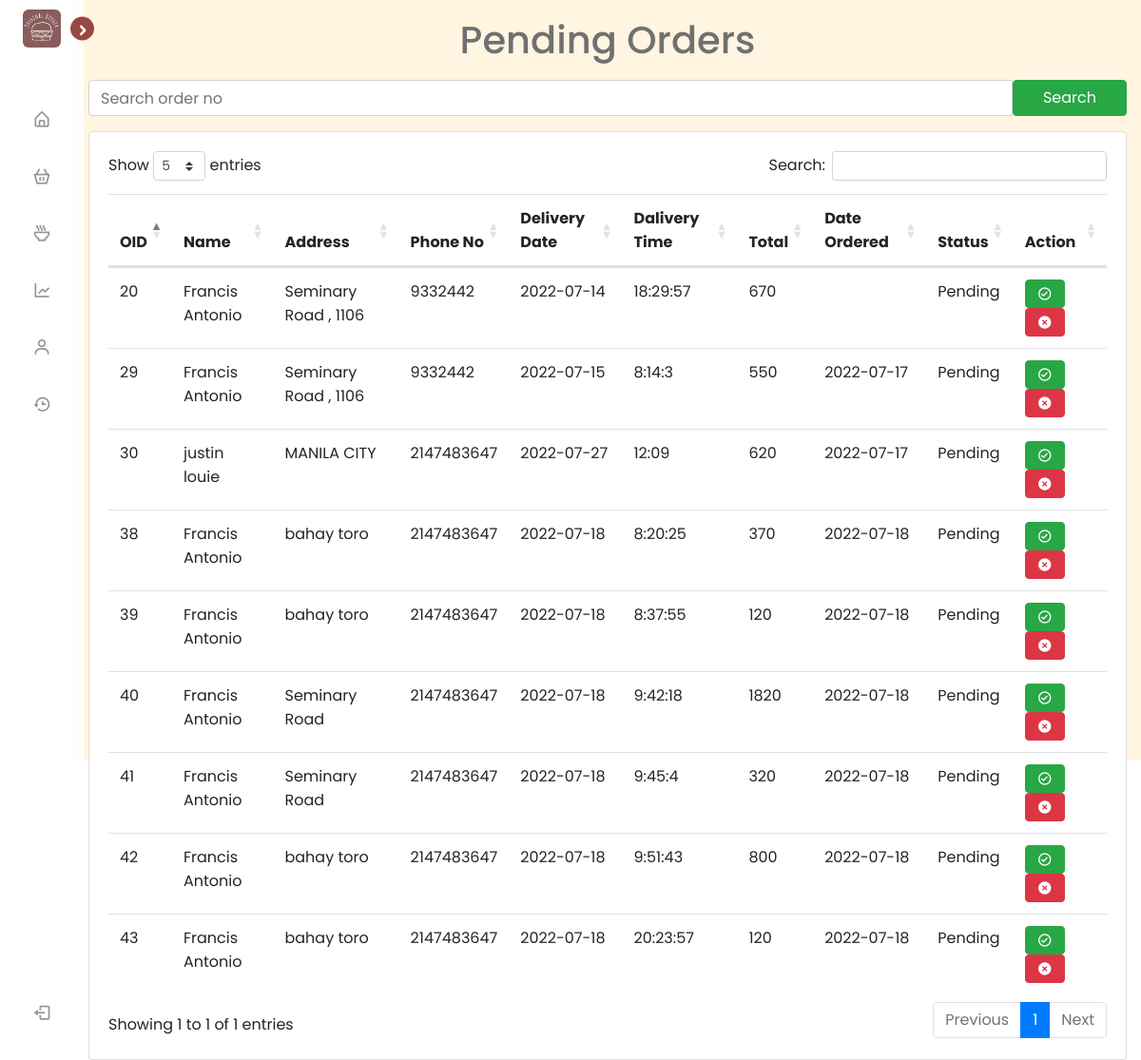
/Admin_Order.php, run on an earlier commit of the app's database.
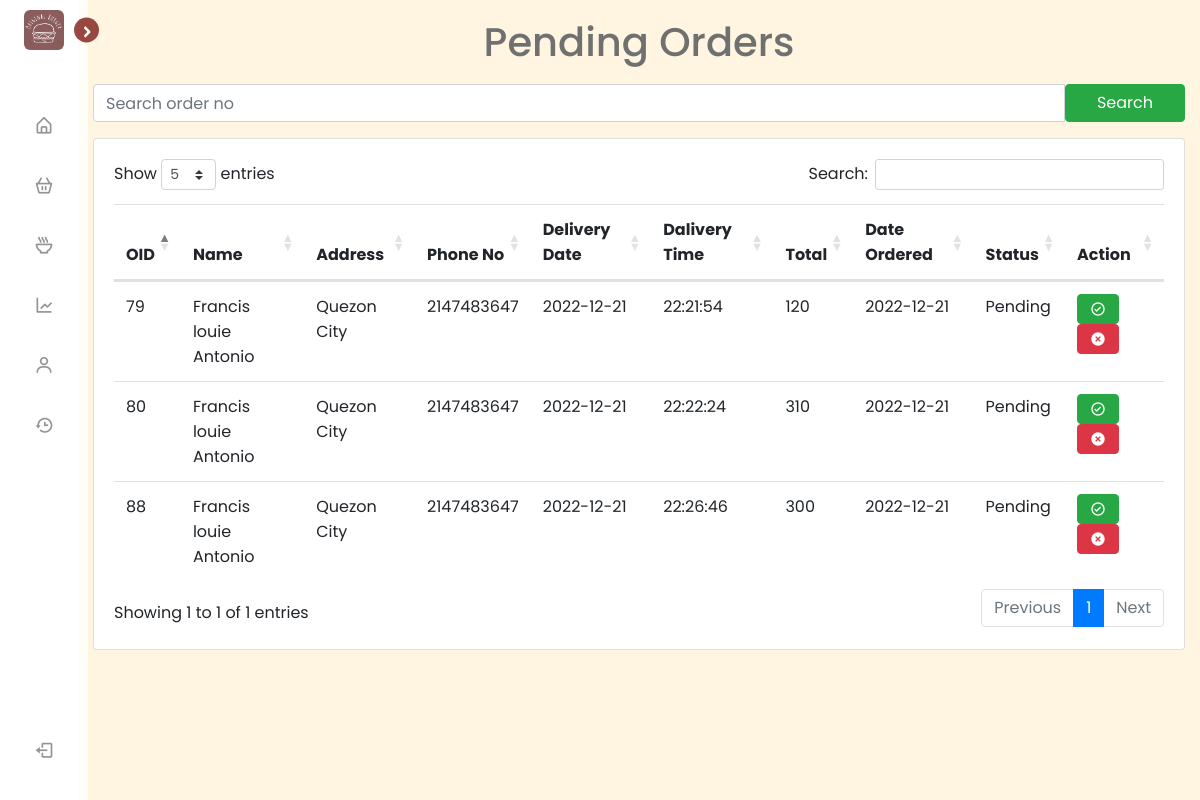
And on a later commit of the database.
### tables this page shows
CREATE TABLE `orders` (
  `ORDER_NO` int(11) NOT NULL,
  `NAME` varchar(200) NOT NULL,
  `ADDRESS` varchar(200) NOT NULL,
  `PHONE_NO` int(50) NOT NULL,
  `EMAIL_ADDRESS` varchar(200) NOT NULL,
  `DELIVERY_DATE` varchar(200) NOT NULL,
  `DELIVERY_TIME` varchar(200) NOT NULL,
  `TOTAL` double NOT NULL,
  `USER_ID` int(50) NOT NULL,
  `STATUS` varchar(200) NOT NULL,
  `DATE_ORDER` varchar(50) NOT NULL
);

### Admin_Order.php (the view, shortened to what the changed rows need)
<html lang="en">
<head>
    <link rel="stylesheet" href="style.css">
    <link href='https://unpkg.com/boxicons@2.1.1/css/boxicons.min.css' rel='stylesheet'>
    <link rel="stylesheet" href="https://stackpath.bootstrapcdn.com/bootstrap/4.2.1/css/bootstrap.min.css">
    <link rel="stylesheet" href="https://cdn.datatables.net/1.10.18/css/dataTables.bootstrap4.min.css">
  </head>
</head>
<body>
    <section class="home" >
    <div class="container"  >
        <div class="card" >
            <div class="card-body" >
            <?php
                $conn = mysqli_connect("localhost","root","");
                if(isset($_GET['search'])){
                    $status = 'Pending';
                    $search = $_GET['search'];
                    $query = "SELECT * FROM orders WHERE `NAME` LIKE '%$search%' OR ORDER_NO LIKE '%$search%'";
                } else {
                    $query = "SELECT * FROM orders WHERE STATUS = 'Pending'";
                }
                    $query_run = mysqli_query($conn, $query);
            ?>
                <table id="datatableid"  class="table table-hover">
                    <thead>
                        <tr>
                            <th scope="col">OID</th>
                            <th scope="col">Name</th>
                            <th scope="col">Address</th>
                            <th scope="col">Phone No</th>
                            <th scope="col">Delivery Date</th>
                            <th scope="col">Dalivery Time</th>
                            <th scope="col">Total</th>
                            <th scope="col">Date Ordered</th>
                            <th scope="col">Status</th>
                            <th scope="col">Action</th>
                        </tr>
                    </thead>
                    <?php
                    if($query_run)
                    {
                    foreach($query_run as $row)
                    {
                    ?>
                        <tbody>
                            <tr>
                                <td> <?php echo $row['ORDER_NO']; ?> </td>
                                <td> <?php echo $row['NAME']; ?> </td>
                                <td> <?php echo $row['ADDRESS']; ?> </td>
                                <td> <?php echo $row['PHONE_NO']; ?> </td>
                                <td> <?php echo $row['DELIVERY_DATE']; ?> </td>
                                <td> <?php echo $row['DELIVERY_TIME']; ?> </td>
                                <td> <?php echo $row['TOTAL']; ?> </td>
                                <td> <?php echo $row['DATE_ORDER']; ?> </td>
                                <td> <?php echo $row['STATUS']; ?> </td>
                                <td>
                                    <button type="button" class="btn btn-success approvedbtn"><i class='bx bx-check-circle'></i></button>
                                    <button type="button" class="btn btn-danger disapprovedbtn"><i class='bx bxs-x-circle'></i></button>
                                </td>
                            </tr>
                        </tbody>
                        <?php
                    }
                    }
                    else
                    {
                        echo "No Record Found";
                    }
                        ?>
                    </table>
                </div>
                </div>
            </div>
    </section>
</body>
</html>

What changed in the data, as far as the page shows it:
removed orders: ORDER_NO "20", NAME "Francis Antonio", ADDRESS "Seminary Road , 1106", PHONE_NO "9332442", DELIVERY_DATE "2022-07-14", DELIVERY_TIME "18:29:57", TOTAL "670", STATUS "Pending"
removed orders: ORDER_NO "29", NAME "Francis Antonio", ADDRESS "Seminary Road , 1106", PHONE_NO "9332442", DELIVERY_DATE "2022-07-15", DELIVERY_TIME "8:14:3", TOTAL "550", DATE_ORDER "2022-07-17", STATUS "Pending"
removed orders: ORDER_NO "30", NAME "justin louie", ADDRESS "MANILA CITY", PHONE_NO "2147483647", DELIVERY_DATE "2022-07-27", DELIVERY_TIME "12:09", TOTAL "620", DATE_ORDER "2022-07-17", STATUS "Pending"
removed orders: ORDER_NO "38", NAME "Francis Antonio", ADDRESS "bahay toro", PHONE_NO "2147483647", DELIVERY_DATE "2022-07-18", DELIVERY_TIME "8:20:25", TOTAL "370", DATE_ORDER "2022-07-18", STATUS "Pending"
removed orders: ORDER_NO "39", NAME "Francis Antonio", ADDRESS "bahay toro", PHONE_NO "2147483647", DELIVERY_DATE "2022-07-18", DELIVERY_TIME "8:37:55", TOTAL "120", DATE_ORDER "2022-07-18", STATUS "Pending"
removed orders: ORDER_NO "40", NAME "Francis Antonio", ADDRESS "Seminary Road", PHONE_NO "2147483647", DELIVERY_DATE "2022-07-18", DELIVERY_TIME "9:42:18", TOTAL "1820", DATE_ORDER "2022-07-18", STATUS "Pending"
removed orders: ORDER_NO "41", NAME "Francis Antonio", ADDRESS "Seminary Road", PHONE_NO "2147483647", DELIVERY_DATE "2022-07-18", DELIVERY_TIME "9:45:4", TOTAL "320", DATE_ORDER "2022-07-18", STATUS "Pending"
removed orders: ORDER_NO "42", NAME "Francis Antonio", ADDRESS "bahay toro", PHONE_NO "2147483647", DELIVERY_DATE "2022-07-18", DELIVERY_TIME "9:51:43", TOTAL "800", DATE_ORDER "2022-07-18", STATUS "Pending"
removed orders: ORDER_NO "43", NAME "Francis Antonio", ADDRESS "bahay toro", PHONE_NO "2147483647", DELIVERY_DATE "2022-07-18", DELIVERY_TIME "20:23:57", TOTAL "120", DATE_ORDER "2022-07-18", STATUS "Pending"
added orders: ORDER_NO "79", NAME "Francis louie Antonio", ADDRESS "Quezon City", PHONE_NO "2147483647", DELIVERY_DATE "2022-12-21", DELIVERY_TIME "22:21:54", TOTAL "120", DATE_ORDER "2022-12-21", STATUS "Pending"
added orders: ORDER_NO "80", NAME "Francis louie Antonio", ADDRESS "Quezon City", PHONE_NO "2147483647", DELIVERY_DATE "2022-12-21", DELIVERY_TIME "22:22:24", TOTAL "310", DATE_ORDER "2022-12-21", STATUS "Pending"
added orders: ORDER_NO "88", NAME "Francis louie Antonio", ADDRESS "Quezon City", PHONE_NO "2147483647", DELIVERY_DATE "2022-12-21", DELIVERY_TIME "22:26:46", TOTAL "300", DATE_ORDER "2022-12-21", STATUS "Pending"
